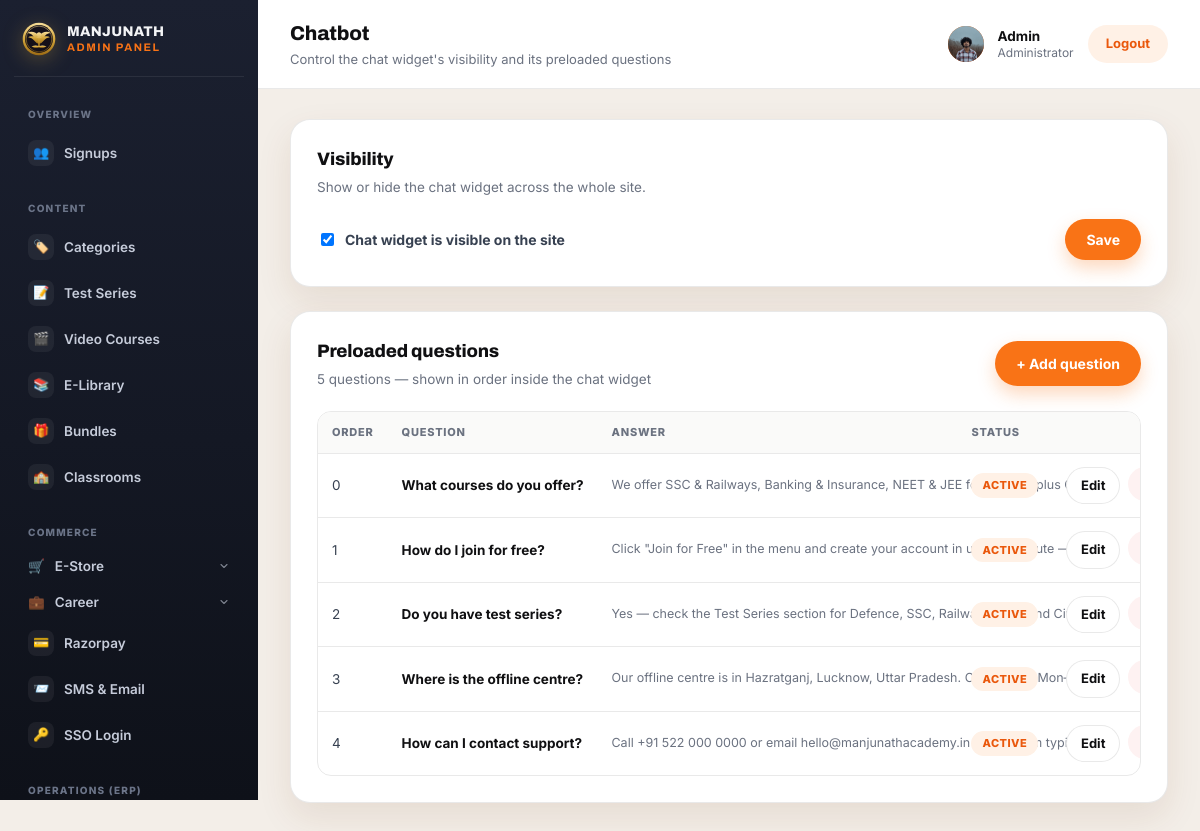
Page /panel/chatbot/ (signed in) on the committed database.
### myapp/models.py (models this page shows, shortened)
class CustomUser(AbstractBaseUser, PermissionsMixin):
    GENDER_CHOICES = [
        ('male', 'Male'),
        ('female', 'Female'),
        ('other', 'Other'),
    ]
    name = models.CharField(max_length=150)
    email = models.EmailField(unique=True)
    number = models.CharField(max_length=15)
    age = models.PositiveIntegerField(null=True, blank=True)
    gender = models.CharField(max_length=10, choices=GENDER_CHOICES, blank=True)
    state = models.CharField(max_length=100, blank=True)
    city = models.CharField(max_length=100, blank=True)
    profile_picture = models.ImageField(upload_to='profile_pictures/', blank=True, null=True)
    is_active = models.BooleanField(default=True)
    is_staff = models.BooleanField(default=False)
    date_joined = models.DateTimeField(auto_now_add=True)
    objects = CustomUserManager()
    USERNAME_FIELD = 'email'
    REQUIRED_FIELDS = ['name', 'number']

class ChatbotSettings(models.Model):
    is_enabled = models.BooleanField(default=True, help_text='Show or hide the chat widget on the site')
    class Meta:
        verbose_name = 'Chatbot settings'
        verbose_name_plural = 'Chatbot settings'
    @classmethod
    def load(cls):
        obj, _ = cls.objects.get_or_create(pk=1)
        return obj

class ChatbotQuestion(models.Model):
    order = models.PositiveIntegerField(default=0)
    question = models.CharField(max_length=200)
    answer = models.TextField()
    is_active = models.BooleanField(default=True)
    class Meta:
        ordering = ['order', 'id']

### myapp/views.py (the view)
# urls.py: path('panel/chatbot/', views.panel_chatbot_list, name='panel_chatbot_list'),
@login_required(login_url='login')
@user_passes_test(_is_staff, login_url='login')
def panel_chatbot_list(request):
    settings_obj = ChatbotSettings.load()
    if request.method == 'POST':
        settings_form = ChatbotSettingsForm(request.POST, instance=settings_obj)
        if settings_form.is_valid():
            settings_form.save()
            messages.success(request, 'Chatbot visibility updated.')
            return redirect('panel_chatbot_list')
    else:
        settings_form = ChatbotSettingsForm(instance=settings_obj)
    questions = ChatbotQuestion.objects.all()
    return render(request, 'myapp/panel/chatbot_list.html', {'settings_form': settings_form, 'questions': questions})

### myapp/forms.py
class ChatbotSettingsForm(forms.ModelForm):
    class Meta:
        model = ChatbotSettings
        fields = ('is_enabled',)

### myapp/context_processors.py (called while the page is built)
def site_settings(request):
    return {
        'site_settings': SiteSettings.load(),
        'top_notifications': Notification.objects.filter(is_active=True),
        'chatbot_settings': ChatbotSettings.load(),
        'chatbot_questions': ChatbotQuestion.objects.filter(is_active=True),
        'hero': HeroSection.load(),
        'daily_current_card': DailyUpdateCard.load(DailyUpdateCard.CURRENT_AFFAIRS),
        'daily_news_card': DailyUpdateCard.load(DailyUpdateCard.DAILY_NEWS),
        'pwa_settings': PWASettings.load(),
        'sso_settings': SSOSettings.load(),
    }

### myapp/models.py (called while the page is built)
    @classmethod
    def load(cls):
        obj, _ = cls.objects.get_or_create(pk=1)
        return obj

    @classmethod
    def load(cls):
        obj, _ = cls.objects.get_or_create(pk=1)
        return obj

    @classmethod
    def load(cls, key):
        obj, _ = cls.objects.get_or_create(key=key, defaults={'key': key, **cls.DEFAULTS[key]})
        return obj

    @classmethod
    def load(cls):
        obj, _ = cls.objects.get_or_create(pk=1)
        return obj

    @classmethod
    def load(cls):
        obj, _ = cls.objects.get_or_create(pk=1)
        return obj

### myapp/views.py (called while the page is built)
def _is_staff(user):
    return user.is_authenticated and user.is_staff

### myapp/templates/myapp/panel/chatbot_list.html (shortened to what this page needs)
{% extends "myapp/panel/base.html" %}
{% block page_title %}Chatbot{% endblock %}
{% block page_sub %}Control the chat widget's visibility and its preloaded questions{% endblock %}
{% block content %}
<div class="panel-card" style="margin-bottom:24px">
  <div class="panel-card-head">
    <div>
      <h2>Visibility</h2>
      <p>Show or hide the chat widget across the whole site.</p>
    </div>
  </div>
  <form class="chatbot-settings-form" method="post">
    <label class="panel-form-check">
      {{ settings_form.is_enabled }} Chat widget is visible on the site
    </label>
    <button type="submit" class="btn btn-primary">Save</button>
  </form>
</div>
<div class="panel-card">
  <div class="panel-card-head">
    <div>
      <h2>Preloaded questions</h2>
      <p>{{ questions|length }} question{{ questions|length|pluralize }} — shown in order inside the chat widget</p>
    </div>
    <a class="btn btn-primary" href="{% url 'panel_chatbot_question_add' %}">+ Add question</a>
  </div>
  {% if questions %}
    <div class="panel-table-wrap">
      <table class="panel-table">
        <thead>
          <tr>
            <th>Order</th>
            <th>Question</th>
            <th>Answer</th>
            <th>Status</th>
            <th></th>
          </tr>
        </thead>
        <tbody>
          {% for question in questions %}
          <tr>
            <td>{{ question.order }}</td>
            <td class="chatbot-cell"><div class="chatbot-q-cell">{{ question.question }}</div></td>
            <td class="chatbot-cell"><div class="chatbot-a-cell">{{ question.answer|truncatechars:80 }}</div></td>
            <td>{% if question.is_active %}<span class="panel-badge">Active</span>{% else %}<span class="panel-badge panel-badge-muted">Hidden</span>{% endif %}</td>
            <td>
              <div class="chatbot-actions">
                <a class="btn btn-ghost btn-sm" href="{% url 'panel_chatbot_question_edit' question.pk %}">Edit</a>
                <form method="post" action="{% url 'panel_chatbot_question_delete' question.pk %}" onsubmit="return confirm('Delete this question?');">
                  <button type="submit" class="btn btn-danger btn-sm">Delete</button>
                </form>
              </div>
            </td>
          </tr>
          {% endfor %}
        </tbody>
      </table>
    </div>
  {% else %}
    <p class="panel-empty"><span class="panel-empty-ico">💬</span>No questions yet — the chat widget will show no quick questions.</p>
  {% endif %}
</div>
{% endblock %}

### myapp/templates/myapp/panel/base.html (shortened to what this page needs)
<!DOCTYPE html>
<html lang="en">
<head>
</head>
<body>
<div class="panel-shell">
  <aside class="panel-sidebar">
    <div class="panel-brand">
      <span class="panel-crest" aria-hidden="true">
      </span>
      <span class="panel-brand-text"><span>MANJUNATH</span><span>Admin Panel</span></span>
    </div>
    <nav class="panel-nav">
      <p class="panel-nav-label">Overview</p>
      <a class="{% block nav_signups %}{% endblock %}" href="{% url 'panel_signups' %}">
        <span class="panel-nav-ico">👥</span> Signups
      </a>
      <p class="panel-nav-label">Content</p>
      <a class="{% block nav_categories %}{% endblock %}" href="{% url 'panel_category_list' %}">
        <span class="panel-nav-ico">🏷️</span> Categories
      </a>
      <a class="{% if course_type == 'test_series' %}is-active{% endif %}" href="{% url 'panel_course_list' 'test_series' %}">
        <span class="panel-nav-ico">📝</span> Test Series
      </a>
      <a class="{% if course_type == 'video_course' %}is-active{% endif %}" href="{% url 'panel_course_list' 'video_course' %}">
        <span class="panel-nav-ico">🎬</span> Video Courses
      </a>
      <a class="{% if course_type == 'elibrary' %}is-active{% endif %}" href="{% url 'panel_course_list' 'elibrary' %}">
        <span class="panel-nav-ico">📚</span> E-Library
      </a>
      <a class="{% block nav_bundles %}{% endblock %}" href="{% url 'panel_bundle_list' %}">
        <span class="panel-nav-ico">🎁</span> Bundles
      </a>
      <a class="{% block nav_classrooms %}{% endblock %}" href="{% url 'panel_classroom_list' %}">
        <span class="panel-nav-ico">🏫</span> Classrooms
      </a>
      <p class="panel-nav-label">Commerce</p>
      <div class="panel-nav-group {% block nav_store_open %}{% endblock %}">
        <button type="button" class="panel-nav-group-toggle {% block nav_store %}{% endblock %}">
          <span class="panel-nav-ico">🛒</span> E-Store
          <svg class="panel-nav-group-caret" viewBox="0 0 24 24" width="12" height="12" aria-hidden="true"><path d="m6 9 6 6 6-6" fill="none" stroke="currentColor" stroke-width="2.2" stroke-linecap="round" stroke-linejoin="round"/></svg>
        </button>
      </div>
      <div class="panel-nav-group {% block nav_career_open %}{% endblock %}">
        <button type="button" class="panel-nav-group-toggle {% block nav_career %}{% endblock %}">
          <span class="panel-nav-ico">💼</span> Career
          <svg class="panel-nav-group-caret" viewBox="0 0 24 24" width="12" height="12" aria-hidden="true"><path d="m6 9 6 6 6-6" fill="none" stroke="currentColor" stroke-width="2.2" stroke-linecap="round" stroke-linejoin="round"/></svg>
        </button>
      </div>
      <a class="{% block nav_razorpay %}{% endblock %}" href="{% url 'panel_razorpay_settings' %}">
        <span class="panel-nav-ico">💳</span> Razorpay
      </a>
      <a class="{% block nav_sms_email %}{% endblock %}" href="{% url 'panel_notification_provider_settings' %}">
        <span class="panel-nav-ico">📨</span> SMS &amp; Email
      </a>
      <a class="{% block nav_sso %}{% endblock %}" href="{% url 'panel_sso_settings' %}">
        <span class="panel-nav-ico">🔑</span> SSO Login
      </a>
      <p class="panel-nav-label">Operations (ERP)</p>
    </nav>
  </aside>
  <div class="panel-main">
    <header class="panel-topbar">
      <div id="panelPageTitle">
        <h1>{% block page_title %}Admin Panel{% endblock %}</h1>
        <p class="panel-topbar-sub">{% block page_sub %}{% endblock %}</p>
      </div>
      <div class="panel-user">
        {% if user.profile_picture %}
          <img class="panel-user-avatar" src="{{ user.profile_picture.url }}" alt="">
        {% else %}
          <span class="panel-user-avatar">{{ user.name|default:user.email|first|upper }}</span>
        {% endif %}
        <span class="panel-user-info">
          <strong>{{ user.name|default:user.email }}</strong>
          <span>Administrator</span>
        </span>
        <a class="panel-logout" href="{% url 'logout' %}">Logout</a>
      </div>
    </header>
    <main class="panel-content" id="panelContent">
      {% block content %}{% endblock %}
    </main>
  </div>
</div>
</body>
</html>

### rows in the picture
CustomUser: profile_picture (picture), name "Admin"
ChatbotSettings: is_enabled "☑"
ChatbotQuestion: order "0", question "What courses do you offer?", answer "We offer SSC & Railways, Banking & Insurance, NEET & JEE foundation, plus CDS a…", is_active "ACTIVE"
ChatbotQuestion: order "1", question "How do I join for free?", answer "Click \"Join for Free\" in the menu and create your account in under a minute — n…", is_active "ACTIVE"
ChatbotQuestion: order "2", question "Do you have test series?", answer "Yes — check the Test Series section for Defence, SSC, Railway, CUET and Civil S…", is_active "ACTIVE"
ChatbotQuestion: order "3", question "Where is the offline centre?", answer "Our offline centre is in Hazratganj, Lucknow, Uttar Pradesh. Classes run Mon–Sa…", is_active "ACTIVE"
ChatbotQuestion: order "4", question "How can I contact support?", answer "Call +91 522 000 0000 or email hello@manjunathacademy.in — our team typically r…", is_active "ACTIVE"

### other values in the picture
{{ questions|length }} "5"
